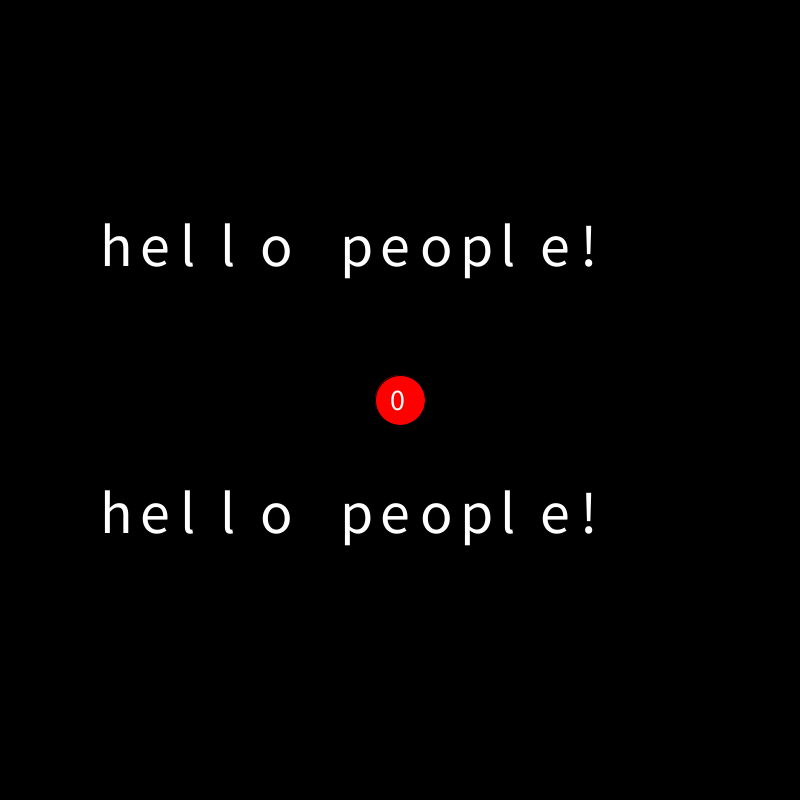
Frame 1 (no input)
Frame 60 (the mouse pressed at the canvas centre just before this capture): identical to frame 1, image omitted
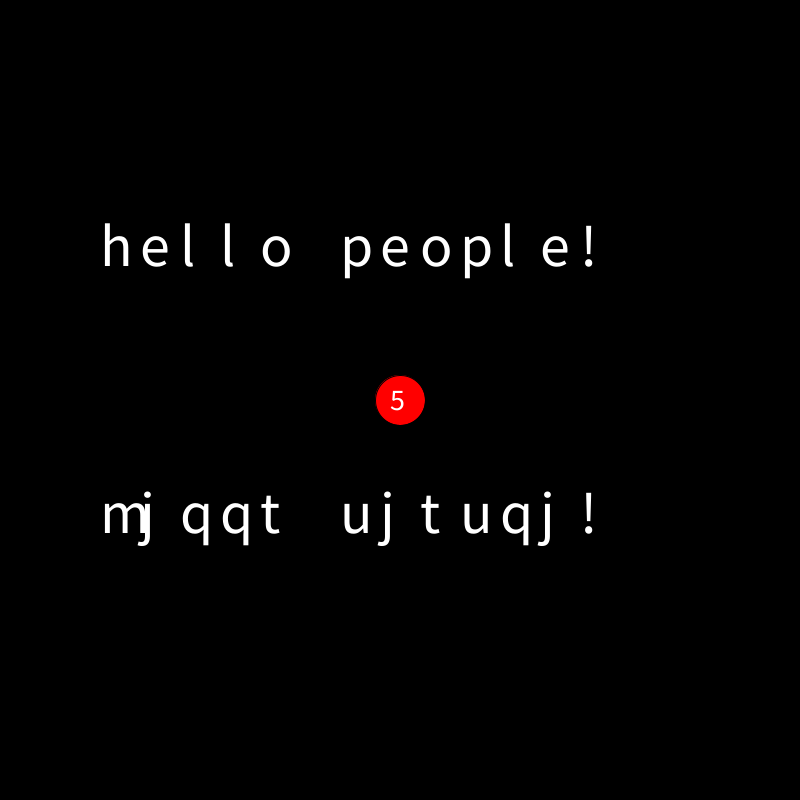
Frame 120 (the mouse held since frame 60 and released just before this capture)

The Processing sketch that drew these frames (run headless with seeded random() and noise(); from frame 60 on, the mouse is pressed at the canvas centre):

// Processing sketch: caesarCipher
// ── caesarCipher.pde

// Original Message Array
char[] message = {'h', 'e', 'l', 'l', 'o', ' ', 'p','e','o','p','l','e', '!'};

// Ciphered Message Array
char[] coded;

 // Shift value
int shift = 4; 

void setup(){
  size(800,800);
  background(0);
  
  // Creates the coded message array
  coded = new char[message.length];
  
}

void draw(){
  background(0);
  
  // Sets the shift value depending on mouse X position
  shift = (int)map(mouseX, 0, width, 0, 10);
  
  // Code message
  codeMessage(shift);
  
  // Displays the shift on the screen
  displayShift(shift);
  
  // Display original message
  displayMessage(message, 100,height/3);
  
  // Display ciphered message
  displayMessage(coded, 100,2*height/3);
}


// Displays the shift on the screen
void displayShift(int s){
  fill(255,0,0);
  ellipse(width/2, height/2, 50, 50);
  fill(255);
  textSize(30);
  text(s, width/2-10, height/2+10);
}


// Display the message m at the corresponding location
void displayMessage(char[] m, float x, float y){
  textAlign(LEFT);
  textSize(60);
  for(int i=0; i<m.length; i++){
    text(m[i], x + 40*i, y);
  }
}

// Code a message using a shift
void codeMessage(int shift){
  for(int i=0; i<message.length; i++){
    coded[i] = (char)codeChar(message[i], shift);
  }
}

// Returns the codec char for an input char and the shift
int codeChar(char c, int shift){
  
  int cc = (int)c;
  
  // Valid range value to encode: 97 - 123 (a-z)
  if(cc<97 || cc>123){
    return cc;
  }
  else {
    int index = c + shift;
    if(index>123){
      index = 97 + (index - 123);
    }
    return index;
  }
}
